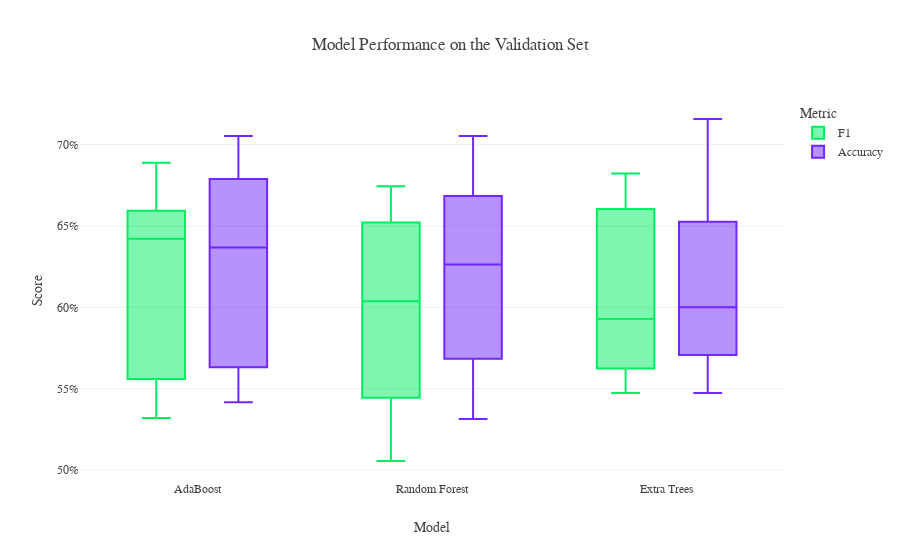

Source (notebook cell):
### Markdown cell above
<a class="anchor" id="5"></a>

# <div style="color:white;display:fill;border-radius:5px;background-color:#01EE62;letter-spacing:0.5px;overflow:hidden"><p style="padding:20px;color:white;overflow:hidden;margin:0;font-size:110%"><b>5 |</b> Model Comparison</p></div>
## <b><span style='color:#01EE62'>5.1</span> | Model Performance on the Validation Set</b>

### Code cell
plot_df=pd.concat([et_df, rf_df, ada_df], axis=0)
plot_df['Score']=plot_df.Score.mul(100)
fig = px.box(plot_df, x="Model", y="Score", color="Metric", 
             title="Model Performance on the Validation Set",
             color_discrete_sequence = ['#01EE62','#7127FF'])
fig.update_layout(template=temp, xaxis_title='Model', yaxis_ticksuffix='%')
fig.update_xaxes(categoryorder='median descending')
fig.show()

### Figure 1 — Plotly figure (JSON) as saved in the notebook; plotly's stock layout.template omitted (floating-point values rounded to 4 significant figures)
{"data": [{"alignmentgroup": "True", "hovertemplate": "Metric=F1<br>Model=%{x}<br>Score=%{y}<extra></extra>", "legendgroup": "F1", "marker": {"color": "#01EE62"}, "name": "F1", "notched": false, "offsetgroup": "F1", "orientation": "v", "showlegend": true, "type": "box", "x": ["Extra Trees", "Extra Trees", "Extra Trees", "Extra Trees", "Extra Trees", "Extra Trees", "Extra Trees", "Extra Trees", "Random Forest", "Random Forest", "Random Forest", "Random Forest", "Random Forest", "Random Forest", "Random Forest", "Random Forest", "AdaBoost", "AdaBoost", "AdaBoost", "AdaBoost", "AdaBoost", "AdaBoost", "AdaBoost", "AdaBoost"], "x0": " ", "xaxis": "x", "y": [55.32, 60.22, 64.71, 68.24, 58.33, 54.74, 67.39, 57.14, 50.55, 61.18, 59.57, 67.44, 64.52, 55.56, 65.91, 53.33, 53.19, 68.89, 65.98, 65.91, 63.27, 54.95, 65.17, 56.25], "y0": " ", "yaxis": "y"}, {"alignmentgroup": "True", "hovertemplate": "Metric=Accuracy<br>Model=%{x}<br>Score=%{y}<extra></extra>", "legendgroup": "Accuracy", "marker": {"color": "#7127FF"}, "name": "Accuracy", "notched": false, "offsetgroup": "Accuracy", "orientation": "v", "showlegend": true, "type": "box", "x": ["Extra Trees", "Extra Trees", "Extra Trees", "Extra Trees", "Extra Trees", "Extra Trees", "Extra Trees", "Extra Trees", "Random Forest", "Random Forest", "Random Forest", "Random Forest", "Random Forest", "Random Forest", "Random Forest", "Random Forest", "AdaBoost", "AdaBoost", "AdaBoost", "AdaBoost", "AdaBoost", "AdaBoost", "AdaBoost", "AdaBoost"], "x0": " ", "xaxis": "x", "y": [56.25, 61.05, 62.11, 71.58, 57.89, 54.74, 68.42, 58.95, 53.12, 65.26, 60, 70.53, 65.26, 57.89, 68.42, 55.79, 54.17, 70.53, 65.26, 68.42, 62.11, 56.84, 67.37, 55.79], "y0": " ", "yaxis": "y"}], "layout": {"boxmode": "group", "legend": {"title": {"text": "Metric"}, "tracegroupgap": 0}, "title": {"text": "Model Performance on the Validation Set"}, "xaxis": {"anchor": "y", "categoryorder": "median descending", "domain": [0, 1], "title": {"text": "Model"}}, "yaxis": {"anchor": "x", "domain": [0, 1], "ticksuffix": "%", "title": {"text": "Score"}}}}
